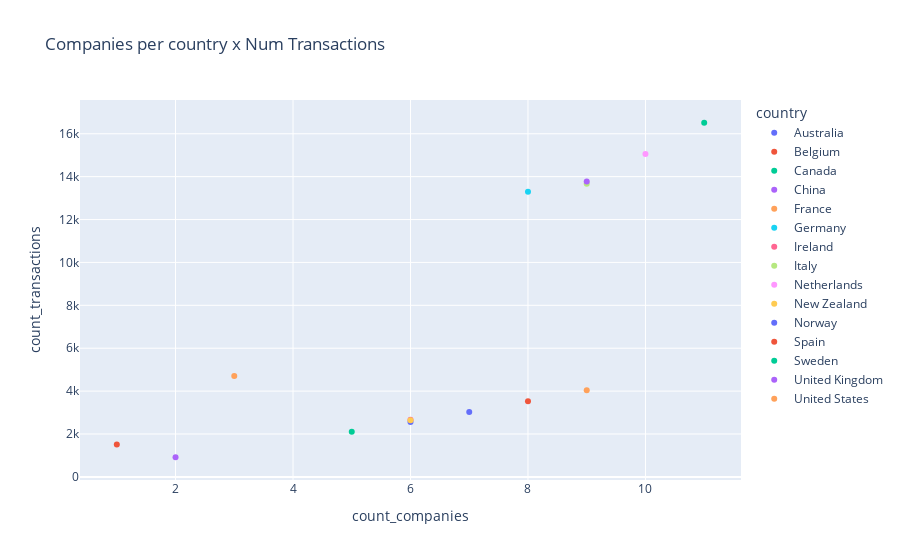

Notebook code for this chart:
### Code cell
px.scatter(coutry_transactions_company, x="count_companies", y="count_transactions", color="country", title="Companies per country x Num Transactions")

### Figure 1 — Plotly figure (JSON) as saved in the notebook; plotly's stock layout.template omitted (floating-point values rounded to 4 significant figures)
{"data": [{"hovertemplate": "country=Australia<br>count_companies=%{x}<br>count_transactions=%{y}<extra></extra>", "legendgroup": "Australia", "marker": {"color": "#636efa", "symbol": "circle"}, "mode": "markers", "name": "Australia", "orientation": "v", "showlegend": true, "type": "scatter", "x": [6], "xaxis": "x", "y": [2562], "yaxis": "y"}, {"hovertemplate": "country=Belgium<br>count_companies=%{x}<br>count_transactions=%{y}<extra></extra>", "legendgroup": "Belgium", "marker": {"color": "#EF553B", "symbol": "circle"}, "mode": "markers", "name": "Belgium", "orientation": "v", "showlegend": true, "type": "scatter", "x": [8], "xaxis": "x", "y": [3531], "yaxis": "y"}, {"hovertemplate": "country=Canada<br>count_companies=%{x}<br>count_transactions=%{y}<extra></extra>", "legendgroup": "Canada", "marker": {"color": "#00cc96", "symbol": "circle"}, "mode": "markers", "name": "Canada", "orientation": "v", "showlegend": true, "type": "scatter", "x": [5], "xaxis": "x", "y": [2107], "yaxis": "y"}, {"hovertemplate": "country=China<br>count_companies=%{x}<br>count_transactions=%{y}<extra></extra>", "legendgroup": "China", "marker": {"color": "#ab63fa", "symbol": "circle"}, "mode": "markers", "name": "China", "orientation": "v", "showlegend": true, "type": "scatter", "x": [2], "xaxis": "x", "y": [916], "yaxis": "y"}, {"hovertemplate": "country=France<br>count_companies=%{x}<br>count_transactions=%{y}<extra></extra>", "legendgroup": "France", "marker": {"color": "#FFA15A", "symbol": "circle"}, "mode": "markers", "name": "France", "orientation": "v", "showlegend": true, "type": "scatter", "x": [3], "xaxis": "x", "y": [4700], "yaxis": "y"}, {"hovertemplate": "country=Germany<br>count_companies=%{x}<br>count_transactions=%{y}<extra></extra>", "legendgroup": "Germany", "marker": {"color": "#19d3f3", "symbol": "circle"}, "mode": "markers", "name": "Germany", "orientation": "v", "showlegend": true, "type": "scatter", "x": [8], "xaxis": "x", "y": [13291], "yaxis": "y"}, {"hovertemplate": "country=Ireland<br>count_companies=%{x}<br>count_transactions=%{y}<extra></extra>", "legendgroup": "Ireland", "marker": {"color": "#FF6692", "symbol": "circle"}, "mode": "markers", "name": "Ireland", "orientation": "v", "showlegend": true, "type": "scatter", "x": [6], "xaxis": "x", "y": [2659], "yaxis": "y"}, {"hovertemplate": "country=Italy<br>count_companies=%{x}<br>count_transactions=%{y}<extra></extra>", "legendgroup": "Italy", "marker": {"color": "#B6E880", "symbol": "circle"}, "mode": "markers", "name": "Italy", "orientation": "v", "showlegend": true, "type": "scatter", "x": [9], "xaxis": "x", "y": [13668], "yaxis": "y"}, {"hovertemplate": "country=Netherlands<br>count_companies=%{x}<br>count_transactions=%{y}<extra></extra>", "legendgroup": "Netherlands", "marker": {"color": "#FF97FF", "symbol": "circle"}, "mode": "markers", "name": "Netherlands", "orientation": "v", "showlegend": true, "type": "scatter", "x": [10], "xaxis": "x", "y": [15055], "yaxis": "y"}, {"hovertemplate": "country=New Zealand<br>count_companies=%{x}<br>count_transactions=%{y}<extra></extra>", "legendgroup": "New Zealand", "marker": {"color": "#FECB52", "symbol": "circle"}, "mode": "markers", "name": "New Zealand", "orientation": "v", "showlegend": true, "type": "scatter", "x": [6], "xaxis": "x", "y": [2641], "yaxis": "y"}, {"hovertemplate": "country=Norway<br>count_companies=%{x}<br>count_transactions=%{y}<extra></extra>", "legendgroup": "Norway", "marker": {"color": "#636efa", "symbol": "circle"}, "mode": "markers", "name": "Norway", "orientation": "v", "showlegend": true, "type": "scatter", "x": [7], "xaxis": "x", "y": [3030], "yaxis": "y"}, {"hovertemplate": "country=Spain<br>count_companies=%{x}<br>count_transactions=%{y}<extra></extra>", "legendgroup": "Spain", "marker": {"color": "#EF553B", "symbol": "circle"}, "mode": "markers", "name": "Spain", "orientation": "v", "showlegend": true, "type": "scatter", "x": [1], "xaxis": "x", "y": [1515], "yaxis": "y"}, {"hovertemplate": "country=Sweden<br>count_companies=%{x}<br>count_transactions=%{y}<extra></extra>", "legendgroup": "Sweden", "marker": {"color": "#00cc96", "symbol": "circle"}, "mode": "markers", "name": "Sweden", "orientation": "v", "showlegend": true, "type": "scatter", "x": [11], "xaxis": "x", "y": [16513], "yaxis": "y"}, {"hovertemplate": "country=United Kingdom<br>count_companies=%{x}<br>count_transactions=%{y}<extra></extra>", "legendgroup": "United Kingdom", "marker": {"color": "#ab63fa", "symbol": "circle"}, "mode": "markers", "name": "United Kingdom", "orientation": "v", "showlegend": true, "type": "scatter", "x": [9], "xaxis": "x", "y": [13776], "yaxis": "y"}, {"hovertemplate": "country=United States<br>count_companies=%{x}<br>count_transactions=%{y}<extra></extra>", "legendgroup": "United States", "marker": {"color": "#FFA15A", "symbol": "circle"}, "mode": "markers", "name": "United States", "orientation": "v", "showlegend": true, "type": "scatter", "x": [9], "xaxis": "x", "y": [4036], "yaxis": "y"}], "layout": {"legend": {"title": {"text": "country"}, "tracegroupgap": 0}, "title": {"text": "Companies per country x Num Transactions"}, "xaxis": {"anchor": "y", "domain": [0, 1], "title": {"text": "count_companies"}}, "yaxis": {"anchor": "x", "domain": [0, 1], "title": {"text": "count_transactions"}}}}
